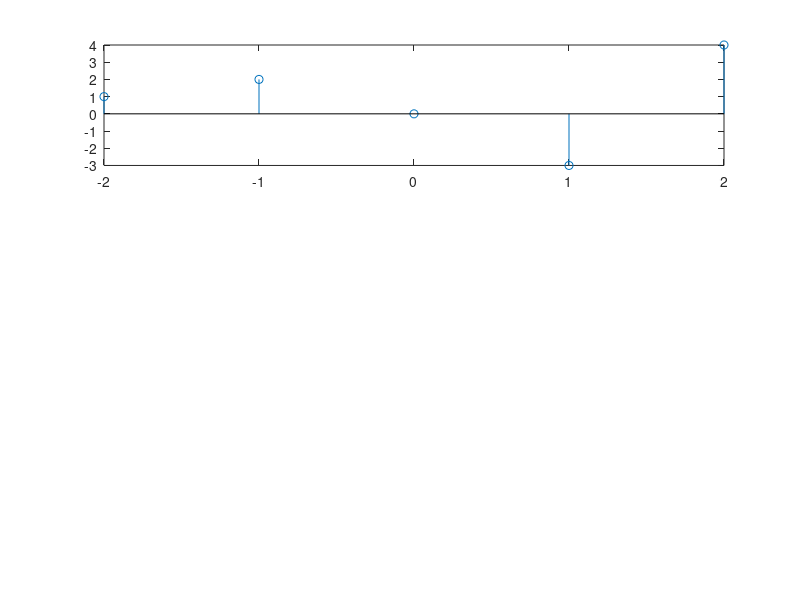

This figure's MATLAB source:
% Given signals
x = [1 2 0 -3 4];
nx = -2:2
h = [4 0 -5 1 0];
nh = 0:4;

smm=zeros(1, length(x)*2-1);
smm
for i=1:length(x)
  smm(i)=smm(i)+sum(x(1:i).*h(length(x)-i+1:length(x)))
  %disp(sm)
  %disp(x(1:i))
  %disp(h(length(x)-i+1:length(x)))
 end

for i = 2:length(x)
  smm(i+4)=smm(i+4)+sum(x(i:end).*h(1:length(x)-i+1))
  %disp(x(i:end))
  %disp(h(1:length(x)-i+1))
end

subplot(3,1,1)
stem(nx,x)




